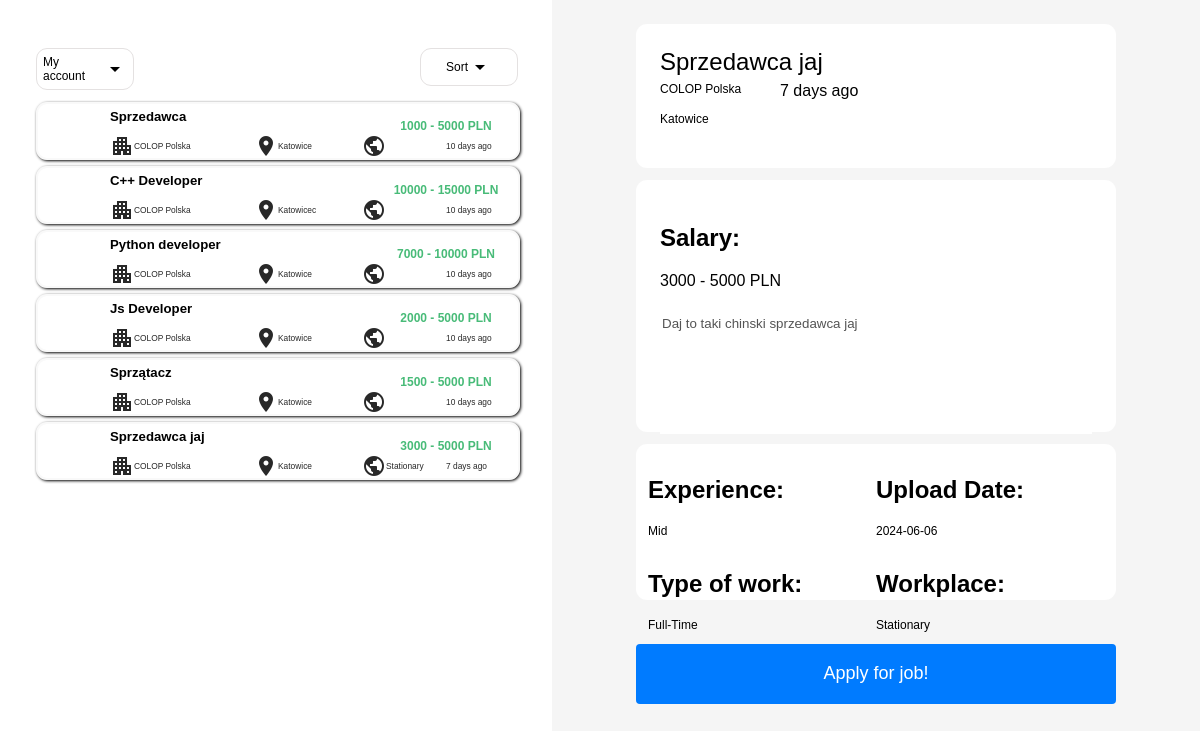
Screenshot of /offer.php?id=21 (signed in) with the database file from the repository.
### tables this page shows
CREATE TABLE `offers` (
  `job_id` int(11) NOT NULL,
  `name` varchar(50) NOT NULL,
  `min_salary` int(11) NOT NULL,
  `max_salary` int(11) NOT NULL,
  `company` varchar(100) NOT NULL,
  `location` varchar(50) NOT NULL,
  `workplace` varchar(15) NOT NULL,
  `date` date NOT NULL,
  `description` text NOT NULL,
  `experience` varchar(15) NOT NULL,
  `type` varchar(25) NOT NULL,
  `job_owner_id` int(11) NOT NULL
);

### slider_personal.php (the view, shortened to what this page needs)
<div id = "slider">
        <div id="container">
        <div id = "account">
            <div id = "show_account_list" onclick = "toggleAccountList()">My account <i class="material-icons" id = "toggleAccountIcon">arrow_drop_down</i></div>
        </div>
        <div id = "sort_by">
            <div id = "show_sort_list" onclick = "toggleSortList()">Sort <i class="material-icons" id = "toggleSortIcon">arrow_drop_down</i></div>
        </div>
        </div>
        <?php
            @$order = $_GET['sort'];
            if($order == NULL){
               $order = 'job_id';
            }
            include("database.php");
            $queryAll = mysqli_query($conn, "SELECT * from offers order by $order");
            $Number_Of_Rows = mysqli_num_rows($queryAll);
            for ($y = 1; $y <= $Number_Of_Rows; $y++) {
                $row_job_offer = mysqli_fetch_assoc($queryAll);
                if($row_job_offer['max_salary'] == 0){
                    $salary = $row_job_offer['min_salary']." PLN";
                }else{
                    $salary = $row_job_offer['min_salary']." - ".$row_job_offer['max_salary']." PLN";
                }
                $todayDate = date_create(date("Y-m-d"));
                $uploadDate = date_create($row_job_offer['date']);
                $date = date_diff($todayDate, $uploadDate);
                echo ('
                <a href = "offer.php?id='.$row_job_offer["job_id"].'&sort='.$order.'">
                <div id = "job_offer">
                    <div class = "logo"></div>
                    <div class = "higher_container">
                        <div class = "job_name">
                            <h2 class = "job_name_text">'.$row_job_offer["name"].'</h2>
                        </div>
                        <div class = "salary">
                            <h2 class = "job_salary_text">'.$salary.'</h2>
                        </div>
                        </div>
                        <div class = "lower_container">
                            <div class = "company_name"><i class="material-icons">apartment</i>'.$row_job_offer["company"].'</div>
                            <div class = "location"><i class="material-icons">location_on</i>'.$row_job_offer["location"].'</div>
                            <div class = "workplace"><i class="material-icons">public</i>'.$row_job_offer["workplace"].'</div>
                            <div class = "date">'.$date->format("%a days ago").'</div>
                    </div>
                </div>
                </a>
                ');
            }
        ?>
    </div>

### job_offer_page.php (shortened to what this page needs)
<?php
    include('database.php');
    $job_id = $_GET['id'];
    @$user_id = $_SESSION['user_id'];
    if($job_id!=0){
    if (!isset($user_id)) {
        echo
        '<script>
                document.addEventListener("DOMContentLoaded", function() {
                document.getElementById("applyButton").style.display = "none";
                });
        </script>';
    } else {
        $SelectCompanyNameQuery = $conn->prepare("SELECT `company_name` FROM users WHERE id = ?");
        $SelectCompanyNameQuery->bind_param("i", $user_id);
        $SelectCompanyNameQuery->execute();
        $SelectCompanyNameQuery->store_result();
        $SelectCompanyNameQuery->bind_result($company_name);
    }
    $SelectJobInfoQuery = $conn->prepare("SELECT name, min_salary, max_salary, company, location, workplace, date, description, experience, type FROM offers WHERE job_id = ?");
    $SelectJobInfoQuery->bind_param("i", $job_id);
    $SelectJobInfoQuery->execute();
    $SelectJobInfoQuery->bind_result($job_name, $min_salary, $max_salary, $company_name, $location, $workplace, $date, $description, $experience, $type);
    if(@$max_salary == 0){
        @$salary = $min_salary." PLN";
    }else{
        @$salary = $min_salary." - ".$max_salary." PLN";
    }
    $todayDate = date_create(date("Y-m-d"));
    $uploadDate = date_create($date);
    $finalDate = date_diff($todayDate, $uploadDate);
    echo ('
        <div id = "job_offer_page">
            <div id = "job_offer_header">
                <div class = "job_offer_page_name">'.$job_name.'</div>
                <div class = "job_offer_page_company">'.$company_name.'</div>
                <div class = "job_offer_page_date">'.$finalDate->format("%a days ago").'</div>
                <div class = "job_offer_page_location">'.$location.'</div>
        </div>
        <div id = "job_offer_middle">
            <div id = "job_offer_page_salary"><h2 class = "job_page_salary_text">Salary:</h2>'.$salary.'</div>
            <div id="job_offer_page_description"><textarea class="desc_text_area" disabled>'.$description.'</textarea></div>
        </div>
        <div id = "job_offer_page_footer">
            <div class = "job_offer_page_footer_level">
                <h2 class = "footer_level_text">Experience:</h2>
                    <p class = "footer_level_subtext">'.@$experience.'</p></div>
            <div class = "job_offer_page_footer_date">
                <h2 class = "footer_level_text">Upload Date:</h2>
                    <p class = "footer_level_subtext">'.@$date.'</p></div>
            <div class = "job_offer_page_footer_time">
                <h2 class = "footer_level_text">Type of work:</h2>
                    <p class = "footer_level_subtext">'.@$type.'</p></div>
            <div class = "job_offer_page_footer_workplace">
                <h2 class = "footer_level_text">Workplace:</h2>
                    <p class = "footer_level_subtext">'.@$workplace.'</p></div>
            </div>
            <form method = "POST">
            <button id = "applyButton" name = "applyButton">Apply for job!</button>
            </form>
        <script>fixedPosition()</script>
    ');
}
?>

### style_main.css (style rules this page uses)
body { background-color: #f5f5f5; margin: auto; font-family: "Nunito Sans", sans-serif; display: flex; align-items: flex-start; min-height: 100vh; }
#slider { width: 40vw; background-color: #ffffff; padding: 4vw 3vw 4vw 3vw; float: left; height: 150vh; }
#container { display: flex; gap: 1vw; }
#account, #sort_by { width: 8vw; margin-bottom: 1vw; }
#sort_by { margin-left: 23vw; }
#show_sort_list, #show_account_list { width: 7vw; font-size: 1vw; border-radius: 11px; border: 1px solid rgb(228, 225, 225); display: flex; justify-content: center; align-items: center; padding: 0.5vw; }
#job_offer { width: 40vw; height: 4.5vw; margin-bottom: 0.5vw; border: 2px solid #f5f5f58f; border-radius: 11px; box-shadow: 1px 1px 3px black; }
.logo { width: 4.5vw; height: 4.5vw; border-radius: 11px; float: left; }
.higher_container { width: 34vw; height: 2.5vw; margin: 0vw 5vw 0vw 6vw; }
.job_name { width: 17vw; height: 2.5vw; float: left; }
.job_name_text { color: black; line-height: 0.3vw; font-size: 1.1vw; }
.salary { width: 12vw; height: 2.5vw; float: left; margin-left: 5vw; border-radius: 11px; color: #48BB78; }
.job_salary_text { color: #48BB78; text-align: center; line-height: 2vw; font-size: 1vw; }
.lower_container { width: 34vw; height: 2vw; margin: 0vw 0vw 0vw 6vw; }
.company_name { width: 11vw; }
.location { width: 8vw; }
.workplace { width: 6vw; }
.date { width: 4.5vw; text-align: right; }
.company_name, .location, .workplace, .date { color: #282828; font-size: 0.7vw; height: 2vw; margin-right: 1vw; float: left; display: flex; align-items: center; }
.material-icons { font-size: 0.7vw; margin: 0vw 0vw 0vw 0vw; }
button { border: none; background-color: #ffffff; width: 7vw; height: 2vw; border-radius: 11px; }
a { text-decoration: none; color: black; }

### style_job_page.css (style rules this page uses)
#job_offer_page { width: 40vw; height: 45vw; margin: auto; margin-left: 7vw; margin-top: 2vw; margin-bottom: 1vw; border-radius: 11px; }
#job_offer_header { background-color: #ffffff; width: 40vw; height: 10vw; margin: auto; padding-top: 2vw; border-radius: 11px; }
.job_offer_page_name { width: 30vw; margin-left: 2vw; font-size: 2vw; }
.job_offer_page_company { font-size: 1vw; margin-left: 2vw; margin-top: 0.5vw; width: 30vw; }
.job_offer_page_location { font-size: 1vw; margin-left: 2vw; margin-top: 1vw; width: 30vw; }
#job_offer_middle { width: 40vw; height: 19vw; background-color: #ffffff; border-radius: 11px; margin: auto; margin-top: 1vw; padding-top: 2vw; }
#job_offer_page_salary { margin-left: 2vw; }
#job_offer_page_description { padding: 2vw; text-align: center; }
.desc_text_area { resize: none; background-color: #ffffff; width: 36vw; height: 10vw; border: none; font-family: "Nunito Sans", sans-serif; }
#job_offer_page_footer { border-radius: 11px; background-color: #ffffff; width: 38vw; height: 11vw; padding: 1vw; margin: 1vw auto; }
.job_offer_page_footer_level, .job_offer_page_footer_date, .job_offer_page_footer_time, .job_offer_page_footer_workplace { width: 50%; float: left; }
.footer_level_subtext { font-size: 1vw; }
.job_offer_page_date { margin-left: 12vw; margin-top: -1.2vw; }
#applyButton { width: 40vw; height: 5vw; font-size: 1.5vw; padding: 10px 20px; background-color: #007bff; color: #ffffff; border: none; border-radius: 4px; cursor: pointer; }

### rows the page displays
offers: name "Sprzedawca", salary "1000 - 5000 PLN", company "COLOP Polska", location "Katowice", date "10 days ago"
offers: name "C++ Developer", salary "10000 - 15000 PLN", company "COLOP Polska", location "Katowicec", date "10 days ago"
offers: name "Python developer", salary "7000 - 10000 PLN", company "COLOP Polska", location "Katowice", date "10 days ago"
offers: name "Js Developer", salary "2000 - 5000 PLN", company "COLOP Polska", location "Katowice", date "10 days ago"
offers: name "Sprzątacz", salary "1500 - 5000 PLN", company "COLOP Polska", location "Katowice", date "10 days ago"
offers: name "Sprzedawca jaj", salary "3000 - 5000 PLN", company "COLOP Polska", location "Katowice", workplace "Stationary", date "7 days ago", description "Daj to taki chinski sprzedawca jaj", experience "Mid", date "2024-06-06", type "Full-Time"
